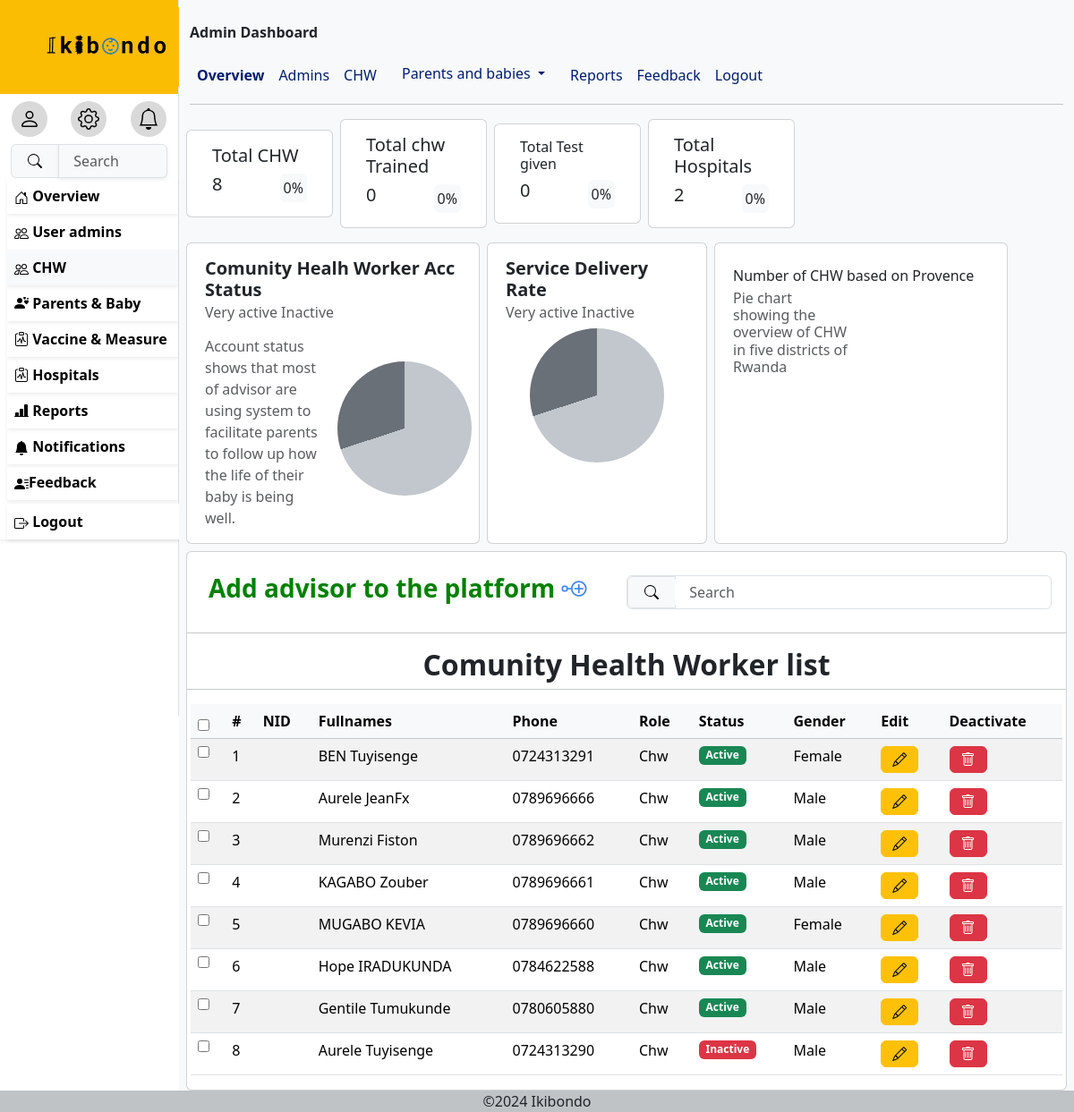
The page /chw (signed in) on the database as committed earlier.
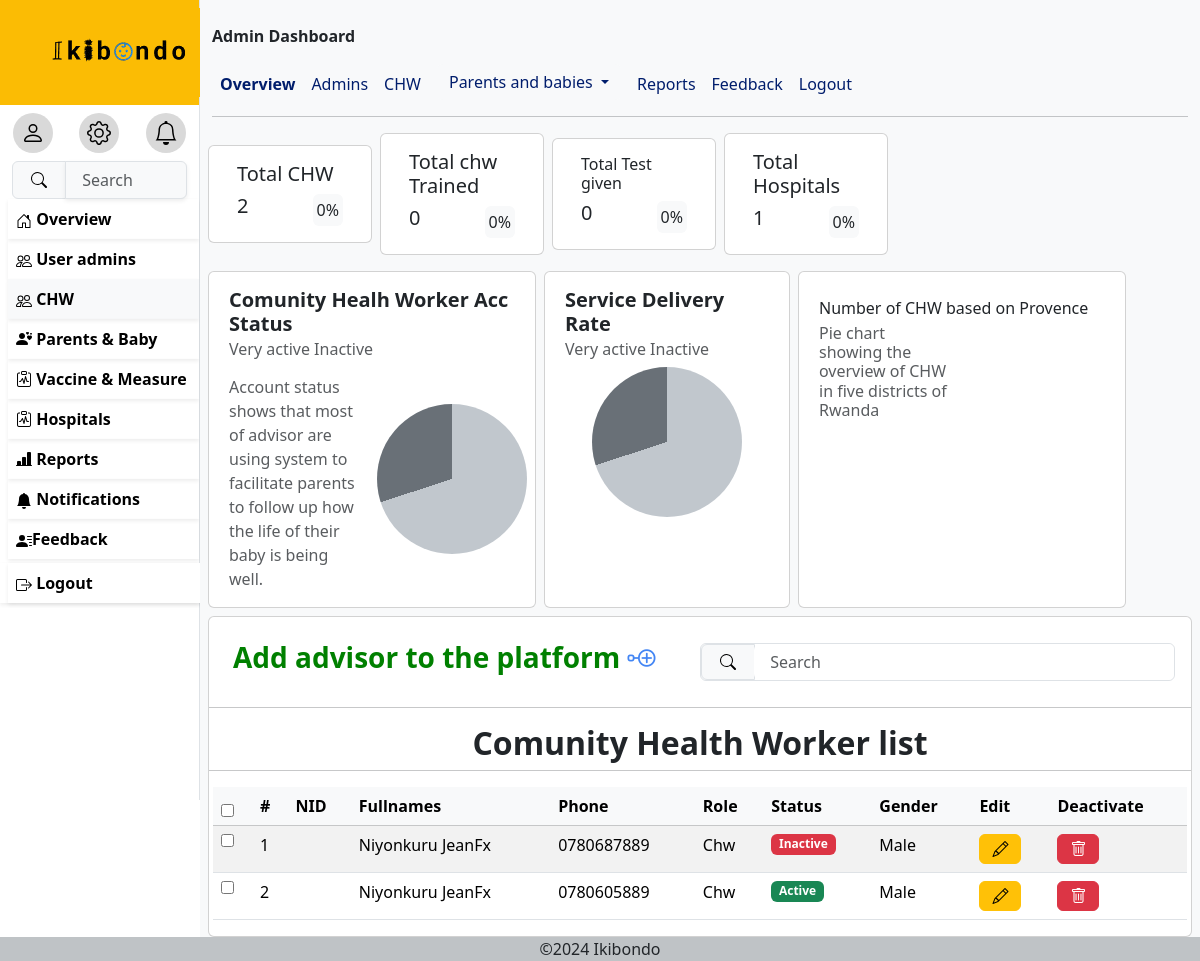
The same page on the database as committed later.
### ikibondoapp/models.py (models this page shows, shortened)
class Myuser(AbstractUser):
    ROLE_CHOICES = [
        ('Nurse', 'Nurse'),
        ('Superadmin', 'Superadmin'),
        ('Chw', 'Chw'),
        ('Parent', 'Parent'),
    ]
    GENDER_CHOICES = [
        ('Male', 'Male'),
        ('Female', 'Female'),
    ]
    username=None
    phone_number=models.CharField(max_length=10,validators=[
            RegexValidator(
                regex=r'^\d{10}$',
                message="Phone number must be 10 digits long.",
                code='invalid_phone_number'
            )
            ],
        unique=True)
    email=models.EmailField(unique=True,blank=True)
    role=models.CharField(choices=[('Nurse','Nurse'),('Superadmin','Superadmin'),('Chw','Chw'),('Parent','Parent')],max_length=50)
    gender= models.CharField(choices=[('Male','Male'),('Female','Female')],max_length=20)
    Age= models.PositiveIntegerField(null=True,validators=[
            RegexValidator(
                regex=r'^\d{2}$',
                message="age must be 2 digits long.",
                code='invalid_age_value'
            )
            ])
    need_password_change=models.BooleanField(default=True)
    USERNAME_FIELD='phone_number'
    REQUIRED_FIELDS=['email']
    object=CustomUserManager()

### ikibondoapp/views.py (the view)
# urls.py: path('chw',chw,name='chw'),
@login_required(login_url='/login/')
def chw(request):
    user=request.user
    myuser=Myuser.objects.filter(role='Chw').order_by('-date_joined')
    return render(request,'chw.html',{'user':user,'userss':myuser,'totals':total})

### TEMPLATES/chw.html (shortened to what the changed rows need)
{% extends 'base.html' %}
{% block content%}
            <div class="row px-2 hstack gap-2">
               <div class="card col-md-2 hov">
                 <div class="card-body">
                   <div class="hstack">
                   <div class="card-link fs-5 h1">
                    {{totals.totalchw}}
                   </div>
                   <div class="card-link bg-light p-1 rounded ms-auto">0%</div>
                   </div>
                 </div>
               </div>
               <div class="card col-md-2 hov">
                 <div class="card-body">
                   <div class="hstack">
                   <div class="card-link fs-5 h1">{{totals.totalhospital}}</div>
                   <div class="card-link bg-light hov rounded p-1 ms-auto">0%</div>
                   </div>
                 </div>
               </div>
             </div>
             <div class="row gx-2 card  mt-2">
             <h2><center><b>Comunity Health Worker list</b></center></h2>
             <div class="table-responsive ">
                <table class="table table-striped table-hover ">
                    <thead class="table-light">
                        <th scope="col"><input type="checkbox" id="selectAll"/></th>
                        <th scope="col">#</th>
                        <th scope="col">NID</th>
                        <th scope="col">Fullnames</th>
                        <th scope="col">Phone</th>
                        <th scope="col">Role</th>
                        <th scope="col">Status</th>
                        <th scope="col">Gender</th>
                        <th scope="col">Edit</th>
                        <th scope="col">Deactivate</th>
                    </thead>
                    <tbody id="userTableBody">
                      {% for users in userss %}
                      <tr>
                        <td><input type="checkbox" class="userCheckbox" /></td>
                        <td>{{ forloop.counter }}</td>
                        <td>{{ chw.nid }}</td>
                        <td>{{ users.first_name }} {{ users.last_name }}</td>
                        <td>{{ users.phone_number }}</td>
                        <td>{{ users.role }}</td>
                        <td>
                          {%if users.is_active %}
                          <span class="badge bg-success">Active</span>
                          {%else%}
                          <span class="badge bg-danger">Inactive</span>
                          {%endif%}
                        </td>
                        <td>{{ users.gender }}</td>
                        <td>
                          <a href="{% url 'userdetail' phone=users.phone_number %}">
                          <button
                            class="btn btn-md btn-warning editButton"
                            data-bs-toggle="modal"
                            data-bs-target="#editUserModal"
                          >
                            <i class="bi bi-pencil"></i>
                          </button>
                        </a>
                        </td>
                        <td>
                          <button class="btn btn-md btn-danger deleteButton">
                            <i class="bi bi-trash"></i>
                          </button>
                        </td>
                      </tr>
                      {% empty %}
                      <tr>
                        <td colspan="10" class="text-center">No users found</td>
                      </tr>
                      {% endfor %}
                    </tbody>
                 </table>
             </div>
            </div>
{%endblock%}

Rows that differ between the two databases and show on the page:
removed Myuser: first_name "BEN", last_name "Tuyisenge", phone_number "0724313291", role "Chw", is_active "Active", gender "Female"
removed Myuser: first_name "Aurele", last_name "JeanFx", phone_number "0789696666", role "Chw", is_active "Active", gender "Male"
removed Myuser: first_name "Murenzi", last_name "Fiston", phone_number "0789696662", role "Chw", is_active "Active", gender "Male"
removed Myuser: first_name "KAGABO", last_name "Zouber", phone_number "0789696661", role "Chw", is_active "Active", gender "Male"
removed Myuser: first_name "MUGABO", last_name "KEVIA", phone_number "0789696660", role "Chw", is_active "Active", gender "Female"
removed Myuser: first_name "Hope", last_name "IRADUKUNDA", phone_number "0784622588", role "Chw", is_active "Active", gender "Male"
removed Myuser: first_name "Gentile", last_name "Tumukunde", phone_number "0780605880", role "Chw", is_active "Active", gender "Male"
no longer on this page (row edited): Myuser: first_name "Aurele", last_name "Tuyisenge", phone_number "0724313290", role "Chw", is_active "Inactive", gender "Male"
added Myuser: first_name "Niyonkuru", last_name "JeanFx", phone_number "0780687889", role "Chw", is_active "Inactive", gender "Male"
added Myuser: first_name "Niyonkuru", last_name "JeanFx", phone_number "0780605889", role "Chw", is_active "Active", gender "Male"
Other text that changed with them:
{{ totals.totalchw }}: "8" → "2"
{{ totals.totalhospital }}: "2" → "1"
